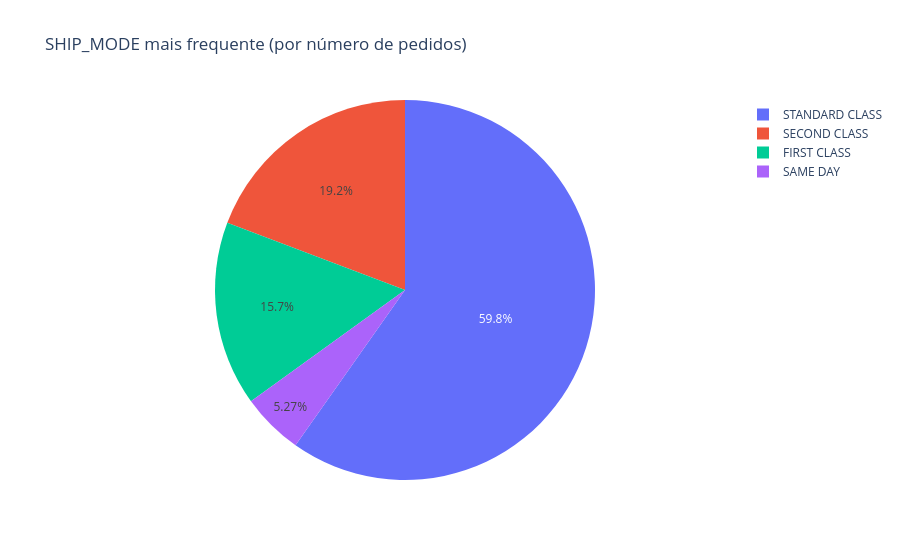

This figure's notebook cell:
### Code cell
cliente = df['SHIP_MODE'].value_counts().reset_index()
cliente.columns = ['SHIP_MODE', 'COUNT']

fig = px.pie(
    cliente,
    values='COUNT',
    names='SHIP_MODE',
    title='SHIP_MODE mais frequente (por número de pedidos)'
)

fig.write_image(img_dir / 'pie_ship_mode_frequency.png')
fig.show()

### Figure 1 — Plotly figure (JSON) as saved in the notebook; plotly's stock layout.template omitted (floating-point values rounded to 4 significant figures)
{"data": [{"domain": {"x": [0, 1], "y": [0, 1]}, "hovertemplate": "SHIP_MODE=%{label}<br>COUNT=%{value}<extra></extra>", "labels": ["STANDARD CLASS", "SECOND CLASS", "FIRST CLASS", "SAME DAY"], "legendgroup": "", "name": "", "showlegend": true, "type": "pie", "values": [2994, 964, 787, 264]}], "layout": {"legend": {"tracegroupgap": 0}, "title": {"text": "SHIP_MODE mais frequente (por número de pedidos)"}}}
